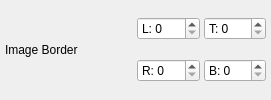
                  <widget class="QWidget" name="borderRow" native="true">
                   <property name="minimumSize">
                    <size>
                    <width>0</width>
                    <height>24</height>
                    </size>
                   </property>
                   <layout class="QHBoxLayout" name="horizontalLayout_borderRow">
                    <property name="spacing">
                    <number>4</number>
                    </property>
                    <property name="leftMargin">
                    <number>5</number>
                    </property>
                    <property name="topMargin">
                    <number>2</number>
                    </property>
                    <property name="rightMargin">
                    <number>5</number>
                    </property>
                    <property name="bottomMargin">
                    <number>2</number>
                    </property>
                    <item>
                     <widget class="QLabel" name="labelBorder">
                      <property name="minimumSize">
                       <size>
                        <width>128</width>
                        <height>0</height>
                       </size>
                      </property>
                      <property name="text">
                       <string>Image Border</string>
                      </property>
                     </widget>
                    </item>
                    <item>
                     <widget class="QWidget" name="borderContent" native="true">
                      <layout class="QGridLayout" name="gridLayout_border">
                       <property name="horizontalSpacing">
                        <number>4</number>
                       </property>
                       <property name="verticalSpacing">
                        <number>4</number>
                       </property>
                       <property name="leftMargin">
                        <number>0</number>
                       </property>
                       <property name="topMargin">
                        <number>0</number>
                       </property>
                       <property name="rightMargin">
                        <number>0</number>
                       </property>
                       <property name="bottomMargin">
                        <number>0</number>
                       </property>
                       <item row="0" column="0">
                        <widget class="QSpinBox" name="borderLeftSpin">
                         <property name="maximumSize">
                          <size>
                           <width>72</width>
                           <height>16777215</height>
                          </size>
                         </property>
                         <property name="minimum">
                          <number>0</number>
                         </property>
                         <property name="maximum">
                          <number>512</number>
                         </property>
                         <property name="prefix">
                          <string>L: </string>
                         </property>
                        </widget>
                       </item>
                       <item row="0" column="1">
                        <widget class="QSpinBox" name="borderTopSpin">
                         <property name="maximumSize">
                          <size>
                           <width>72</width>
                           <height>16777215</height>
                          </size>
                         </property>
                         <property name="minimum">
                          <number>0</number>
                         </property>
                         <property name="maximum">
                          <number>512</number>
                         </property>
                         <property name="prefix">
                          <string>T: </string>
                         </property>
                        </widget>
                       </item>
                       <item row="1" column="0">
                        <widget class="QSpinBox" name="borderRightSpin">
                         <property name="maximumSize">
                          <size>
                           <width>72</width>
                           <height>16777215</height>
                          </size>
                         </property>
                         <property name="minimum">
                          <number>0</number>
                         </property>
                         <property name="maximum">
                          <number>512</number>
                         </property>
                         <property name="prefix">
                          <string>R: </string>
                         </property>
                        </widget>
                       </item>
                       <item row="1" column="1">
                        <widget class="QSpinBox" name="borderBottomSpin">
                         <property name="maximumSize">
                          <size>
                           <width>72</width>
                           <height>16777215</height>
                          </size>
                         </property>
                         <property name="minimum">
                          <number>0</number>
                         </property>
                         <property name="maximum">
                          <number>512</number>
                         </property>
                         <property name="prefix">
                          <string>B: </string>
                         </property>
                        </widget>
                       </item>
                      </layout>
                     </widget>
                    </item>
                   </layout>
                  </widget>
